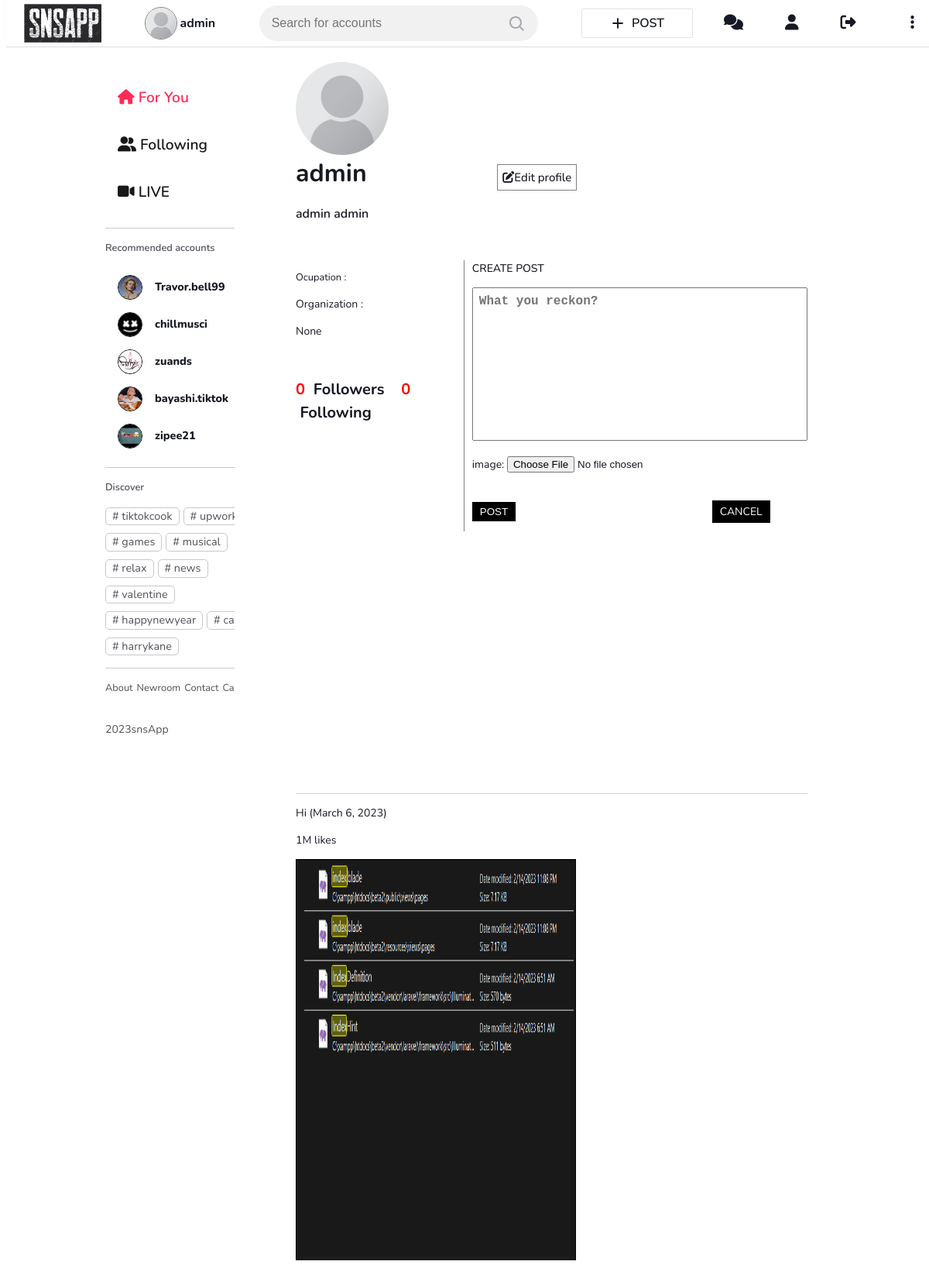
/user_home/ (signed in), run on the app's committed database.
### snsApp/models.py (models this page shows, shortened)
class AppUser(models.Model):
    user = models.OneToOneField(User, on_delete=models.CASCADE, related_name="profile")
    profileImage = models.ImageField(upload_to='images_profile', null=True, blank=True)
    dateOfBirth = models.DateField(null=True, blank=True)
    ocupation = models.CharField(max_length=60, null=True, blank=True)
    organization = models.CharField(max_length=100, null=True, blank=True)
    bio = models.CharField(max_length=400, null=True, blank=True)

class Post(models.Model):
    postId = models.AutoField(primary_key=True)
    user = models.ForeignKey(User, on_delete=models.DO_NOTHING, related_name='posts')
    postDate = models.DateField(null=True)
    text = models.CharField(max_length=500)
    likes = models.IntegerField(null=True)
    media = models.ImageField(upload_to='images_post')

### snsApp/views.py (the view)
# urls.py: path('user_home/', views.main_user_home, name='main-user-home'),
@login_required
def main_user_home(request):
    user = request.user
    if user.is_authenticated:
        user_profile = AppUser.objects.get(user=user)
        if user_profile.profileImage:
            img_url = user_profile.profileImage.url
        else:
            img_url = None
        if request.method=="POST":
            post_form = NewPostForm(request.POST, request.FILES)
            if post_form.is_valid(): #form validation
                post_form.save(user=user, time=datetime.now())
        else:
            post_form = NewPostForm()
        post = Post.objects.filter(user=user).order_by('-postId')
        follower_count = Follower.objects.filter(user=request.user).count()
        following_count = Follower.objects.filter(follower=request.user).count()
    else:
        return HttpResponseRedirect('/login')
    return render(request, "snsApp/user_home.html", {"user_profile":user_profile, "img_url":img_url, "post_form":post_form, "posts":post, "follower_count":follower_count, "following_count":following_count})

### snsApp/forms.py (shortened to what this page needs)
class NewPostForm(forms.Form):
    text = forms.CharField(required=True, widget=forms.Textarea(attrs={'placeholder':'What you reckon?','class':'textarea'}), label='', help_text="")
    media = forms.ImageField(label="image", required=False)
    user = forms.CharField(widget=forms.HiddenInput(), required=False)

### snsApp/templates/snsApp/user_home.html (shortened to what this page needs)
<!DOCTYPE html>
<html lang="en">
<head>
    <link rel="stylesheet" href="/../static/css/style.css">
</head>
<body>
  <div class="header">
    <div class="header-container">
     <div class="header-container__left">
         <a href="/" class="logo-href"><img class="logo" src="/../static/img/mainlogo.png" alt=""></a>
     </div>
     <div style="display:flex;flex-direction:row;align-items:center">
      {% if img_url %}
              <img style="width:40px;height:40px;border-radius:50%;border:1px solid gray" class="thumbnail" id="user-home-profile-thumbnail" src="{{ img_url }}" alt="user profile image">
            {% else %}
              <img style="width:40px;height:40px;border-radius:50%;border:1px solid gray" class="thumbnail" id="user-home-profile-thumbnail" src="/static/media/blank.png" alt="user profile image">
            {% endif %}
     <p style="font-size:1rem;font-weight:bold;margin-left:3px">{{ user }}</p>
     </div>
     <div class="header-container__middle">
      <form class="search" method="POST" action="{% url 'search-user'%}">
          <input type="search" placeholder="Search for accounts" name="q" class="input-post" style="font-weight: 400;
          font-weight: 400;
          font-size: 16px;
          line-height: 22px;
          border: none;
          background: transparent;
          outline: none;
          padding: 0;
          width: 292px;
          color: rgba(22, 24, 35, 1);
          caret-color: rgba(254, 44, 85, 1);
          appearance: textfield;">
          <button type="submit" id="search-button" class="button-post" style="padding: 11px 16px 11px 12px;
          margin: -12px -16px;
          font-size: 0;
          cursor: pointer;
          outline: none;
          border: none;
          background: transparent;
          margin-left: 0;">
          </button>
      </form>
     </div>
     <div class="header-container__right">
      {% if user.is_authenticated %}
      <div class="logined">
      <div class="post">
        <a href="/user_home/" class="post_href">
            <div class="div">
                <span class="post-span">
                    <font>POST</font>
                </span>
            </div>
          </div>
    </div>
      <a style="padding:10px;font-size:20px;margin-left:10px" class="login-a" href="/chat/<str:room_name>/"><i class="fa-sharp fa-solid fa-comments"></i></a>
      <a style="padding:10px;font-size:20px;margin-left:10px" class="login-a"href="/user_home"><i class="fa-solid fa-user"></i></a>
      <a style="padding:10px;font-size:20px;margin-left:10px" class="login-a"href="../logout"> <i class="fa-solid fa-right-from-bracket"></i></a>
      </div>
           {% endif %}
         <div class="dropdown" >
             <i style="font-size:20px" class="fa-solid fa-ellipsis-vertical"></i>
         </div>
     </div>
    </div>
  <main>
    <div class="main-left" style="flex:.25">
        <div class="btns">
            <a href=""><i class="fas fa-home"></i><span> For You</span></a>
            <a href=""><i class="fas fa-user-friends"></i><span> Following</span></a>
            <a href=""><i class="fas fa-video"></i><span> LIVE</span></a>
        </div>
        <div class="user-recommended">
            <p>Recommended accounts</p>
            <div class="user">
                <img src="/../static/img/avatar1.jpeg" alt="avatar">
                <h6 class="username">Travor.bell99</h6>
            </div>
            <div class="user">
                <img src="/../static/img/avatar2.jpeg" alt="avatar">
                <h6 class="username">chillmusci</h6>
            </div>
            <div class="user">
                <img src="/../static/img/avatar3.jpeg" alt="avatar">
                <h6 class="username">zuands</h6>
            </div>
            <div class="user">
                <img src="/../static/img/avatar4.jpeg" alt="avatar">
                <h6 class="username">bayashi.tiktok</h6>
            </div>
            <div class="user">
                <img src="/../static/img/avatar5.jpeg" alt="avatar">
                <h6 class="username">zipee21</h6>
            </div>
        </div>
        <div class="tags">
            <p>Discover</p>
            <div>
                <a href=""># tiktokcook</a>
                <a href=""># upwork</a>
                <a href=""># games</a>
                <a href=""># musical</a>
                <a href=""># relax</a>
                <a href=""># news</a>
                <a href=""># valentine</a>
                <a href=""># happynewyear</a>
                <a href=""># cat</a>
                <a href=""># harrykane</a>
            </div>
        </div>
        <div class="links">
            <div>
                <div class="link">
                    <a href="">About</a>
                    <a href="">Newroom</a>
                    <a href="">Contact</a>
                    <a href="">Careers</a>
                 </div>
             </div>
        </div>
        <div class="copyright">2023snsApp</div>
      </div>
      <div class="main-right" style="flex:.7">
    <div class="grid-x grid-margin-x">
      <div class="large-8 cell">
        <div class="user-home-profile" id="user-home-profile-img">
          {% if img_url %}
            <img class="thumbnail" id="user-home-profile-thumbnail" src="{{ img_url }}" alt="user profile image">
          {% else %}
            <img class="thumbnail" id="user-home-profile-thumbnail" src="/static/media/blank.png" alt="user profile image">
          {% endif %}
        </div>
        <div class="user-home-profile" id="user-home-profile-info">
          <h4 >{{ user }} <a href="/profile" class="hollow button" id="edit-profile-button"><i class="fa-solid fa-pen-to-square"></i>Edit profile</a></h4>
          <p class="name"> {{ user.first_name}} {{ user.last_name}}</p>
          <div class="main-post">
          <div class="info">
          <p class="ocupation">Ocupation : {{ user_profile.ocupation }}</p>
          <p class="organziation">Organization : {{ user_profile.organization }}</p>
          <p>{{ user_profile.bio }}</p>
          <p class="followers">{{ follower_count }} &nbsp;<a href="/friend_list/">Followers</a>&nbsp;&nbsp;&nbsp;
          {{ following_count }} &nbsp;<a href="/friend_list/">Following</a></p>
          </div>
        <div id="overlay">
          <div class="callout">
            <a href="#" class='button' onclick="overlay()" id="create-post-button">Create Post</a>
            <form action="/user_home/" method="post" enctype="multipart/form-data">
              {{ post_form.as_p }}
              <button type="submit" class="button" id="new-post-button" style="border:0">POST</button>
              <a href="#" onclick="overlay()" class="button alert" id="new-post-button" style="margin-left:250px;">CANCEL</a>
            </form>
          </div>
        </div>
      </div>
      <div class="grid-containor">
        <div class="grid-x grid-margin-x">
          <div class="large-6 cell">
            {% for post in posts %}
            <div class="card">
              <div class="card-section">
                <p>{{ post.text }} ({{ post.postDate }})</p>
                <p> 1M likes</p>
              </div>
              {% if post.media %}
              <img class="post-img" src="{{ post.media.url }}" style="width:360px;height:540px;border:1px solid black">
              {% endif %}
            </div>
            {% endfor %}
          </div>
        </div>
      </div>
    </div>
  </div>
</div>
</main>
</body>

### data on the page
AppUser: bio "None"
Post: text "Hi", postDate "March 6, 2023", media (picture)

### other printed values
{{ user }} "admin"
{{ user.first_name }} "admin"
{{ user.last_name }} "admin"
{{ follower_count }} "0"
{{ following_count }} "0"
